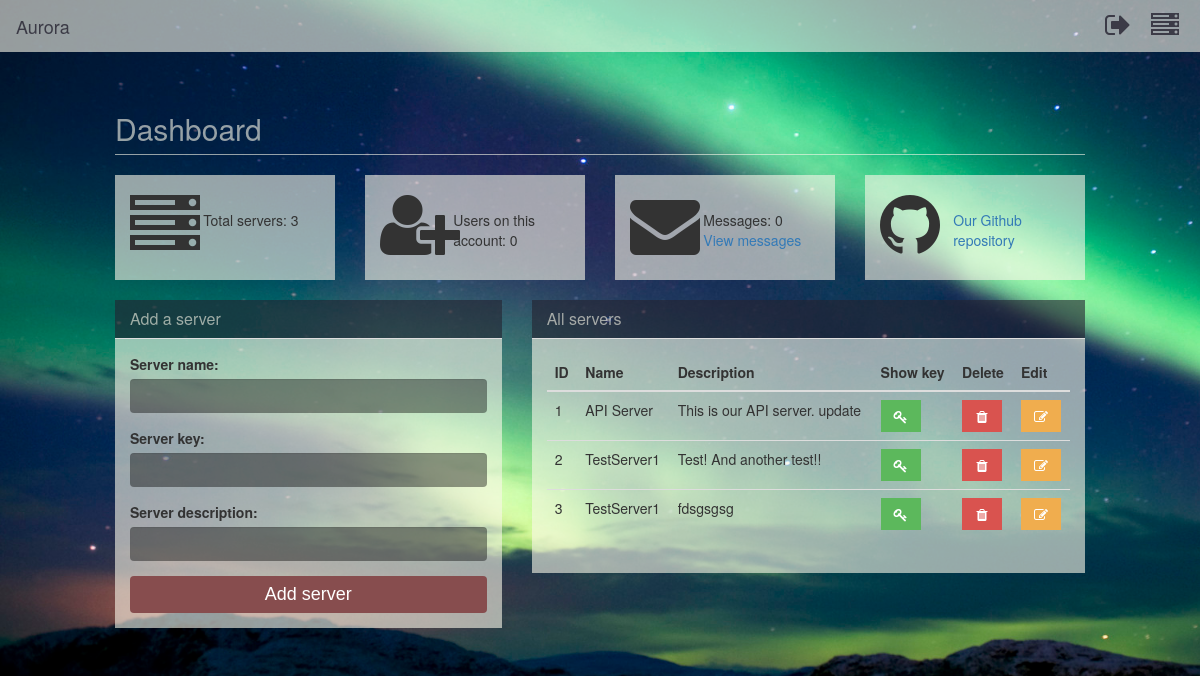
Before: /dashboard/ (signed in) with the older database file.
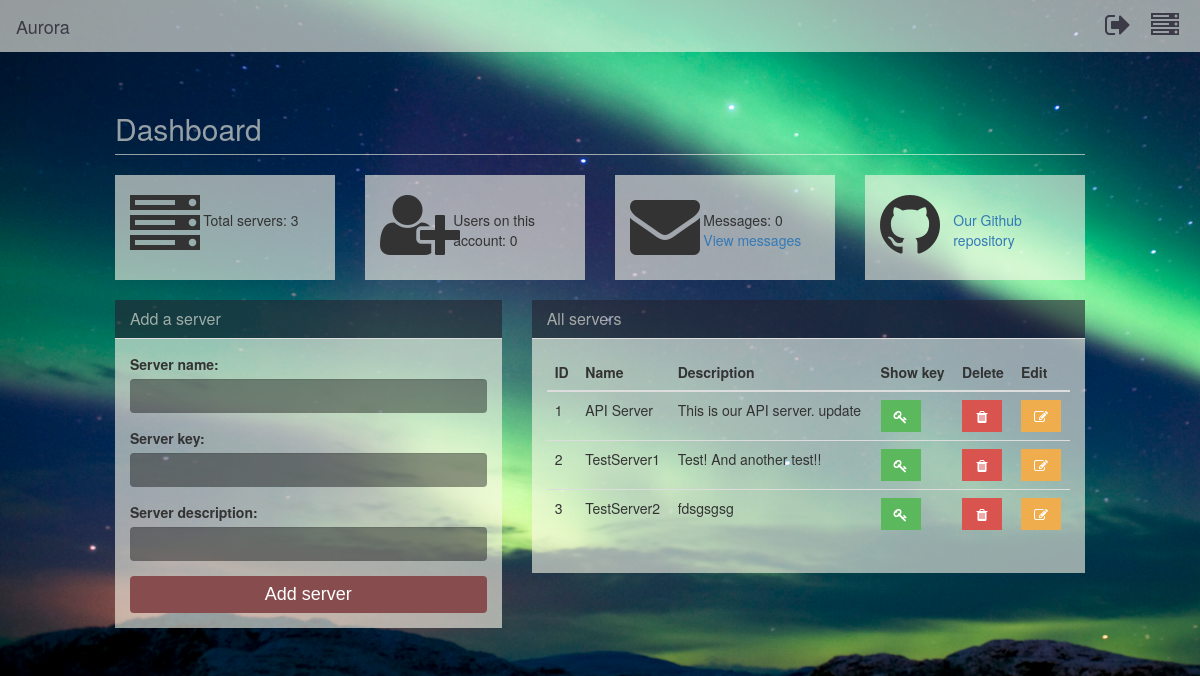
After: the same page with the newer database file.
### AuroraPlus/models.py (models this page shows)
class Servers(models.Model):
    ID = models.AutoField(primary_key=True)
    User_ID = models.TextField(max_length=10)
    Server_key = models.TextField(max_length=255)
    Server_Name = models.TextField(max_length=50)
    Server_Description = models.TextField(max_length=255)
    Date_Added = models.DateField

### AuroraPlus/views.py (the view, shortened to what this page needs)
# urls.py: url(r'^dashboard/', views.index, name='index'),
@login_required
@csrf_protect
def index(request):
    current_user = request.user
    user_id = current_user.id
    server_list = Monitor.get_servers(user_id)
    if not server_list:
        print server_list
        return HttpResponse("No servers")
    server_count = str(CountUserServers.count_servers(user_id))
    print server_count
    count_messages = GetMessages.count_messages(user_id)
    print count_messages
    if 'Delete' in request.POST.values():
        id = request.POST['id']
    count = User.objects.filter(last_login__startswith=timezone.now().date()).count()
    return render(request, 'index.html',
                  {'server_list': server_list, 'server_count': server_count, 'user_count': count,
                   'message_count': count_messages})

### bin/ServerMonitoring/count_servers.py (called while the page is built)
    @staticmethod
    def count_servers(user_id):
        print user_id
        if user_id is None:
            return 'No servers found.'
        else:
            servers_to_count = Servers.objects.filter(User_ID=user_id).count()
            print servers_to_count
            return servers_to_count

### bin/ServerMonitoring/messages.py (called while the page is built)
    @staticmethod
    def count_messages(user_id):
        print user_id
        if user_id is None:
            return 'No messages found.'
        else:
            messages_to_count = Messages.objects.filter(User_ID=user_id).count()
            print messages_to_count
            return messages_to_count

### bin/ServerMonitoring/monitor.py (called while the page is built)
    @staticmethod
    def get_servers(user_id):
        user_servers = Servers.objects.filter(User_ID=user_id)
        if not user_servers:
            return
        return user_servers

### templates/index.html (shortened to what the changed rows need)
{% load static from staticfiles %}
{% load current_tags %}
<!DOCTYPE html>
<html lang="en">
<head>
    <link rel="stylesheet" type="text/css" href="{% static "bootstrap/css/bootstrap.min.css" %}"/>
    <link rel="stylesheet" type="text/css" href="{% static "fontawesome/css/font-awesome.min.css" %}">
    <link rel="stylesheet" type="text/css" href="{% static "custom/css/dashboard.css" %}"/>
    <link rel="stylesheet" type="text/css" href="{% static "custom/css/navbar.css" %}"/>
    <link rel="stylesheet" type="text/css" href="{% static "custom/css/sidebar.css" %}"/>
</head>
<body>
<div class="col-lg-10 col-lg-offset-1">
    <h2 class="page-header dashboard-title">Dashboard</h2>
    <div class="row">
        <div class="col-md-5">
            <div class="panel panel-default dashboardpanel">
                <div class="panel-heading">
                    <h2 class="panel-title">Add a server</h2>
                </div>
            </div>
        </div>
        <div class="col-md-7">
            <div class="panel panel-default dashboardpanel">
                <div class="panel-heading">
                    <h2 class="panel-title">All servers</h2>
                </div>
                <div class="panel-body custom-scroll">
                    <table class="table">
                        <thead>
                        <tr>
                            <th>ID</th>
                            <th>Name</th>
                            <th>Description</th>
                            <th>Show key</th>
                            <th>Delete</th>
                            <th>Edit</th>
                        </tr>
                        </thead>
                        <tbody>
                        {% for item in server_list %}
                            <tr class="default">
                                <td>{{ item.ID }}</td>
                                <td>{{ item.Server_Name }}</td>
                                <td>{{ item.Server_Description }}</td>
                                <td>
                                    <a class="btn btn-success view-key toggler" href="#" data-prod-cat={{ item.ID }}>
                                        <i class="fa fa-key"></i>
                                    </a>
                                </td>
                                <td>
                                    <a class="btn btn-danger deletebutton" href="/server/delete/{{ item.ID }}">
                                        <i class="fa fa-trash"></i>
                                    </a>
                                </td>
                                <td>
                                    <a class="btn btn-warning editbutton" href="/server/edit/{{ item.ID }}">
                                        <i class="fa fa-edit"></i>
                                    </a>
                                </td>
                            </tr>
                        {% endfor %}
                        </tbody>
                    </table>
                </div>
            </div>
        </div>
    </div>
</div>
</body>
</html>

Changed rows visible on the page:
changed Servers "fdsgsgsg": Server_Name "TestServer1" → "TestServer2"
